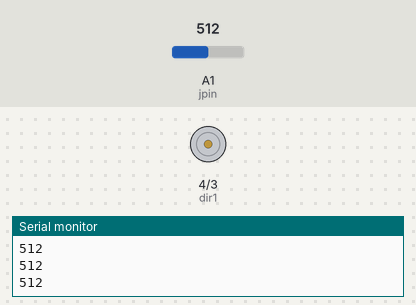
This sketch was run on a simulated Arduino Uno, built with avr-gcc and run on an emulated ATmega328P. Shown: motor-driver pin pairs drawn as motors (green arrow = first pin HIGH = forward, orange = second pin HIGH = backward, longer = more drive, scaled by the enable pin), the last lines printed to the serial monitor. Inputs (shaded band) come from the test bench; at power-on: A1 (jpin) = 512.

Above: at 1.2 s.
1.3 s: A1 (jpin) set to 515
2.8 s: A1 (jpin) set to 511
At 3.3 s:
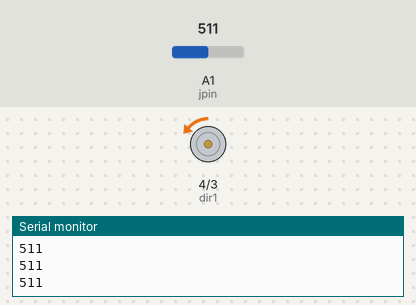
4.3 s: A1 (jpin) set to 306
At 5.5 s:
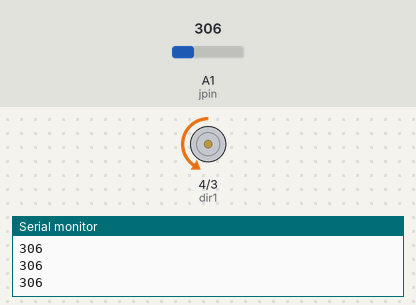
5.8 s: A1 (jpin) set to 122
At 6.8 s:
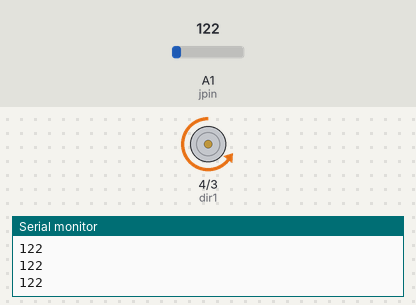
7.3 s: A1 (jpin) set to 524
At 7.9 s:
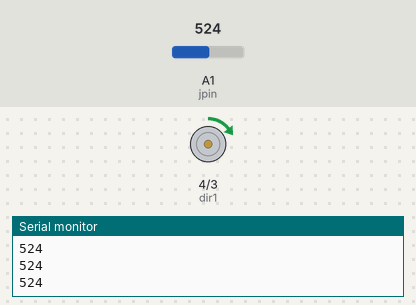
8.8 s: A1 (jpin) set to 716
At 9.1 s:
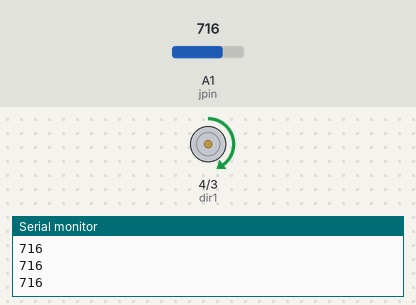
Timing chart, 0 to 11.3 s (numbered marks = the images above; inputs shaded):
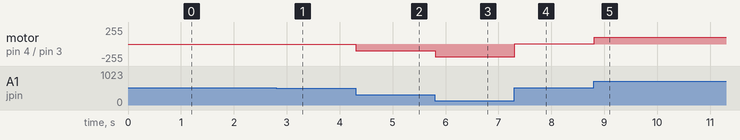

Measured:
- after the input at 2.8 s, motor on pin 4 (dir1) / pin 3 (dir2): stopped → backward 1/255 at once
- after the input at 4.3 s, motor on pin 4 (dir1) / pin 3 (dir2): backward 1/255 → backward 103/255 at once
- after the input at 5.8 s, motor on pin 4 (dir1) / pin 3 (dir2): backward 103/255 → backward 194/255 at once
- after the input at 7.3 s, motor on pin 4 (dir1) / pin 3 (dir2): backward 194/255 → forward 4/255 at once
- after the input at 8.8 s, motor on pin 4 (dir1) / pin 3 (dir2): forward 4/255 → forward 100/255 at once

The sketch:

ArduinowithDCMOTOR.ino
```cpp
int speedpin=5;
int dir1=4;
int dir2=3;
int mspeed;
int jpin=A1;
int jval;

void setup() {
  // put your setup code here, to run once:
pinMode(speedpin,OUTPUT);
pinMode(dir1,OUTPUT);
pinMode(dir2,OUTPUT);
Serial.begin(9600);
pinMode(jpin,INPUT);

}

void loop() {
  // put your main code here, to run repeatedly:

jval = analogRead(jpin);
Serial.println(jval);

if(jval<514){
  digitalWrite(dir1,LOW);
  digitalWrite(dir2,HIGH);

  mspeed = (-255./514.) * jval + 255;
  analogWrite(speedpin,mspeed);
}

if(jval>+514){
  digitalWrite(dir1,HIGH);
  digitalWrite(dir2,LOW);

  mspeed = (255./514) * jval - 255;
  analogWrite(speedpin,mspeed);
}

}
```
